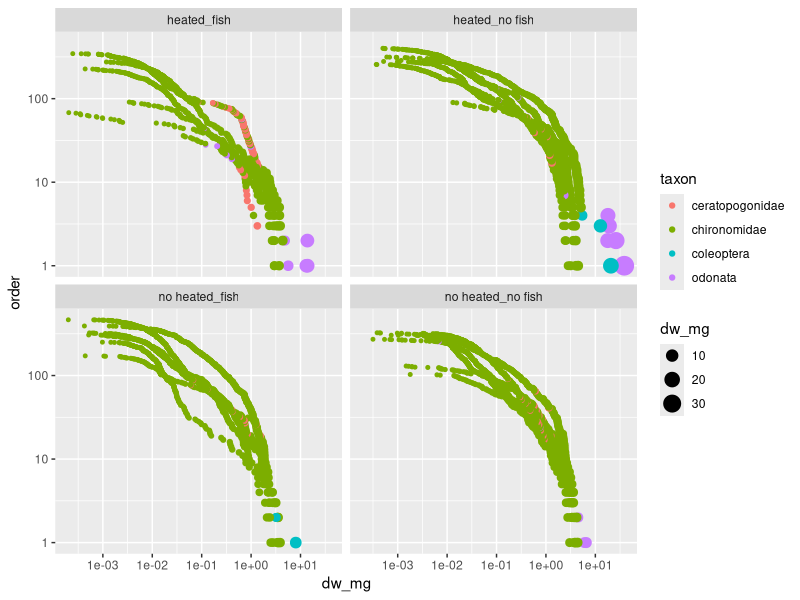

This chart was generated by the following R code:
library(tidyverse)

# load data ---------------------------------------------------------------
lengths_fixed = read_csv(file = "data/body_sizes.csv") %>% 
  filter(length_mm < 200)

macro_lw_coeffs = read_csv("data/macro_lw_coeffs.csv") %>% 
  mutate(taxon = str_to_lower(correct_taxon))# published length-weight coefficients

# convert mm length to mg mass
dw_raw = lengths_fixed %>% 
  left_join(macro_lw_coeffs) %>% 
  mutate(dw_mg = a*length_mm^b) %>% 
  ungroup %>% 
  mutate(xmin = min(dw_mg),
         xmax = max(dw_mg),
         counts = 1)
  
write_csv(dw_raw, file = "data/dw_raw.csv")


dw_raw %>%
  group_by(tank) %>% 
  arrange(-dw_mg) %>% 
  mutate(order = row_number()) %>% 
  ggplot(aes(x = dw_mg, y = order)) +
  geom_point(aes(color = taxon, size = dw_mg)) + 
  scale_x_log10() + 
  scale_y_log10() +
  facet_wrap(~treatment)
